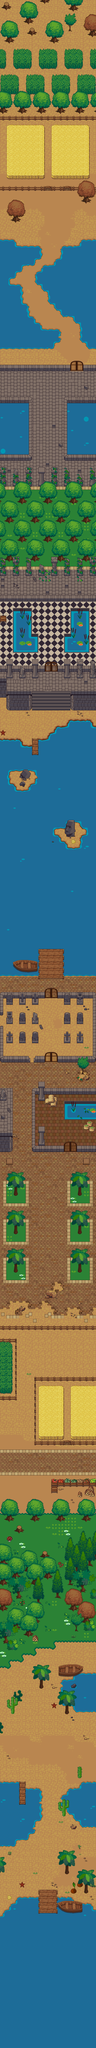

The image is a tile-based game level rendered from a .tmx file. Its description and source (layers, tilesets, objects; grid data summarised) follow:
An orthogonal 15x320 tile map with 32x32 px tiles, 5 tile layers (Calque 1, Calque 2, Calque 5, Calque 4, ...), 6 tilesets.

<map version="1.0" orientation="orthogonal" width="15" height="320" tilewidth="32" tileheight="32">
 <tileset firstgid="1" name="johannC" tilewidth="32" tileheight="32">
  <image source="tileset01.png" width="640" height="640" />
 </tileset>
 <tileset firstgid="401" name="ext01" tilewidth="32" tileheight="32">
  <image source="farming_fishing.png" width="640" height="640" />
 </tileset>
 <tileset firstgid="801" name="ext02" tilewidth="32" tileheight="32">
  <image source="plants.png" width="288" height="384" />
 </tileset>
 <tileset firstgid="909" name="ext03" tilewidth="32" tileheight="32">
  <image source="fence.png" width="96" height="192" />
 </tileset>
 <tileset firstgid="927" name="ext04" tilewidth="32" tileheight="32">
  <image source="wheat.png" width="96" height="192" />
 </tileset>
 <tileset firstgid="945" name="ext05" tilewidth="32" tileheight="32">
  <image source="reed.png" width="96" height="320" />
 </tileset>
 <layer name="Calque 1" width="15" height="320">
  <data>[4800 cells, 4532 non-empty, 62 distinct tile ids]</data>
 </layer>
 <layer name="Calque 2" width="15" height="320">
  <data>[4800 cells, 1517 non-empty, 222 distinct tile ids]</data>
 </layer>
 <layer name="Calque 5" width="15" height="320">
  <data>[4800 cells, 707 non-empty, 169 distinct tile ids]</data>
 </layer>
 <layer name="Calque 4" width="15" height="320">
  <data>[4800 cells, 205 non-empty, 97 distinct tile ids]</data>
 </layer>
 <layer name="Calque 3" width="15" height="320">
  <data>[4800 cells, 192 non-empty, 70 distinct tile ids]</data>
 </layer>
</map>
